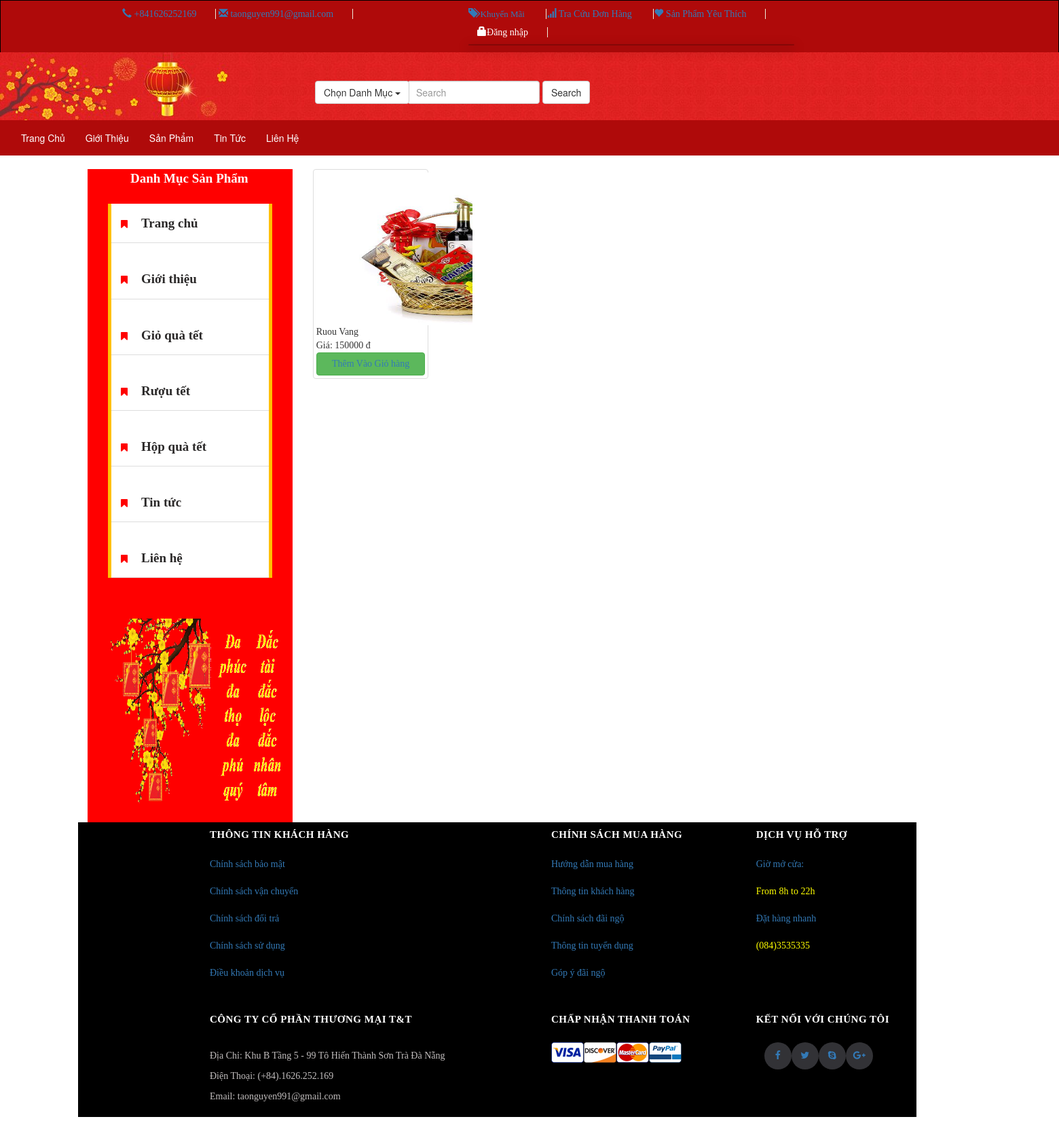
The page /sanphamPHP1.php on the database its author committed.
### tables this page shows
CREATE TABLE Product (
				Id INT NOT NULL PRIMARY KEY AUTO_INCREMENT,
                hinhanh Varchar(255) DEFAULT NULL,
				Product_Name VARCHAR(255) DEFAULT NULL,
				Price DOUBLE,
				Category_Id INT,
				Discription VARCHAR(255) DEFAULT NULL,
                Quantity INT,
			
				FOREIGN KEY (Category_Id)
					REFERENCES Category(Id)
			);

### sanphamPHP1.php (the view, shortened to what this page needs)
<!DOCTYPE html>
<html>
<head>
	<link rel="stylesheet" href="http://maxcdn.bootstrapcdn.com/bootstrap/3.2.0/css/bootstrap.min.css">
	<link rel="stylesheet" href="https://cdnjs.cloudflare.com/ajax/libs/font-awesome/4.7.0/css/font-awesome.min.css">
	<link rel="stylesheet" type="text/css" href="css/stylePHP2.css">
</head>
<body>
	<?php require_once ("header.php");?>
	<div class="menuproducts" style="padding-left: 100px;">
		<div class="container">
				<div class="row">
				<div class="col-md-3 " style="background-color: red;">
					<div class="menupageproduct">
						<div>
							<span>Danh Mục Sản Phẩm</span>
						</div>
						<div class="menucontent">
							<nav class="nav-category navbar-toggleable-md">
								<ul class="navbar-pills">
									<li class="nav-item "><a href="thunghiem.html" title=""><i class="fa fa-bookmark" aria-hidden="true"></i><span>Trang chủ</span></a></li>
									<li class="nav-item "><a href="giothieu.html" title=""><i class="fa fa-bookmark" aria-hidden="true"></i><span>Giới thiệu</span></a></li>
									<li class="nav-item "><a href="sanphamhtml.html" title=""><i class="fa fa-bookmark" aria-hidden="true"></i><span>Giỏ quà tết</span></a></li>
									<li class="nav-item "><a href="thunghiem.html" title=""><i class="fa fa-bookmark" aria-hidden="true"></i><span>Rượu tết</span></a></li>
									<li class="nav-item "><a href="sanphamhtml.html" title=""><i class="fa fa-bookmark" aria-hidden="true"></i><span>Hộp quà tết</span></a></li>
									<li class="nav-item "><a href="sanphamhtml.html" title=""><i class="fa fa-bookmark" aria-hidden="true"></i><span>Tin tức</span></a></li>
									<li class="nav-item "><a href="sanphamhtml.html" title=""><i class="fa fa-bookmark" aria-hidden="true"></i><span>Liên hệ</span></a></li>
								</ul>
							</nav>
						</div>
					</div>
					<div class="menucontent-image-an-khang">
						<img src="css/image/caudoi5.gif">
					</div>
				</div>
				<div class="col-md-9">
					<?php
								require_once 'connect.php';
								$sql = "SELECT * FROM Product";
								$result = mysqli_query($conn,$sql);
								while ($kq = mysqli_fetch_assoc($result)) {
									?>
									<div class="col-md-3 " >
										<div class="thumbnail">
											<div class="hover01 column">
												<figure>
													<img width="400" height="250" src= "<?php echo $kq['hinhanh']; ?>"  alt="Generic placeholder thumbnail"  >
												</figure>
											</div>
											<div class="products-name_Product" >
												<?php echo $kq['Product_Name']; ?>
											</div>
											<div class="price">
												Giá: <?php echo $kq['Price'].' đ'; ?>
											</div>
											<div >
												<button type="button" class="btn btn-success btn-block">
													<a href="addcart.php?id=1">Thêm Vào Giỏ hàng </a>
												</button>
											</div>
										</div>
									</div>
									<?php } ?>
				</div>
			</div>
</body>
				<footer>
					<?php require_once("footer.php"); ?>
				</footer>
			</body>
			</html>

### header.php (shortened to what this page needs)
<!DOCTYPE html>
<html>
<head>
	<link rel="stylesheet" href="http://maxcdn.bootstrapcdn.com/bootstrap/3.2.0/css/bootstrap.min.css">
	<link rel="stylesheet" type="text/css" href="css/stylePHP2.css">
	<link rel="stylesheet" href="https://cdnjs.cloudflare.com/ajax/libs/font-awesome/4.7.0/css/font-awesome.min.css">
</head>
<body>
	<header id="header" class="">
		<div class="fistheader">
			<div class="row">
					<div class=" style2 col-md-4 col-sm-4">
						<div class="location_header">
							<ul class="list1">
								<li><a href="" title="please call me">
									<i class="glyphicon	glyphicon glyphicon-earphone"></i>
								+841626252169</a>
								<a href="" title="">
									<i class="glyphicon glyphicon-envelope"></i>
									taonguyen991@gmail.com
								</a>
							</li>
						</ul>
					</div>
				</div>
				<div class="col-md-4 col-sm-4 ">
					<div class="header_right location_header">
						<ul class="list1">
							<li class="dropdown dropdwn-small">
								<a  href="" title="Account">
									<i class="glyphicon glyphicon glyphicon-tags"></i>
									<span class="font1">Khuyến Mãi</span>
								</a>
								<a href="" title="Pays">
									<i class="glyphicon glyphicon-signal"></i>
									Tra Cứu Đơn Hàng
								</a>
								<a href="" title="Pays">
									<i class="glyphicon glyphicon-heart"></i>
									Sản Phẩm Yêu Thích
								</a>
								<?php require_once("form_dn.php"); ?>
			<div class="seach" style="margin-top: -0.9px">
				<div class="dropdown combo">
					<button class="btn btn-default dropdown-toggle" type="button" id="menu1" data-toggle="dropdown">Chọn Danh Mục
						<span class="caret"></span></button>
					</div>
					<form class="navbar-form navbar-left search" role="search">
						<div class="form-group">
							<input type="text" class="form-control" placeholder="Search">
						</div>
						<button type="submit" class="btn btn-default">Search</button>
					</form>
				</div>
				<nav class="navbar navbar-inverse">
					<div class="container-fluid menu" >
						<ul class="nav navbar-nav " style="color: white" >
							<li><a  href="trangchu.php">Trang Chủ</a></li>
							<li><a  href="#">Giới Thiệu</a></li>
							<li><a  href="sanphamPHP.php">Sản Phẩm</a></li>
							<li><a  href="tintucPHP.php">Tin Tức </a></li>
							<li><a  href="lienhePHP.php">Liên Hệ</a></li>
						</ul>
					</div>
				</nav>

### form_dn.php (shortened to what this page needs)
<!DOCTYPE html>
<html>
<head>
    <link rel="stylesheet" href="https://maxcdn.bootstrapcdn.com/bootstrap/3.3.7/css/bootstrap.min.css">
</head>
<button type="button" class="btn btn-link button-login" id="myBtn"><span class="glyphicon glyphicon-lock" style="color: white;"></span><a href="#"  style="color: white;">Đăng nhập</a></button>
            <?php require_once("phandangki.php"); ?>
        </div>
        </html>

### phandangki.php (shortened to what this page needs)
<!DOCTYPE html>
<html>
<!DOCTYPE html>
<html>
<head>
	<link rel="stylesheet" href="http://maxcdn.bootstrapcdn.com/bootstrap/3.2.0/css/bootstrap.min.css">
	<link rel="stylesheet" type="text/css" href="css/stylePHP2.css">
	<link rel="stylesheet" href="https://cdnjs.cloudflare.com/ajax/libs/font-awesome/4.7.0/css/font-awesome.min.css">
</head>
<body>
      <div class="modal-content">
    </body>
    </html>

### footer.php (shortened to what this page needs)
<!DOCTYPE html>
<html>
<head>
	<link rel="stylesheet" href="http://maxcdn.bootstrapcdn.com/bootstrap/3.2.0/css/bootstrap.min.css">
	<link rel="stylesheet" type="text/css" href="css/stylePHP2.css">
	<link rel="stylesheet" href="https://cdnjs.cloudflare.com/ajax/libs/font-awesome/4.7.0/css/font-awesome.min.css">
</head>
<body>
	<footer>
		<div class="footermain">
		<div class="topfooter">
			<div class="container">
				<div class="row">
					<div class="footer">
						<div class="menu2">
							<div class="col-xs-12 col-sm-4 col-md-5 col-lg-5 ">
								<p class="title">Thông Tin Khách Hàng</p>
								<div class="line contact">
									<a href="">Chính sách bảo mật</a><br><br>
									<a href="">Chính sách vận chuyển</a><br><br>
									<a href="">Chính sách đổi trả</a><br><br>
									<a href="">Chính sách sử dụng</a><br><br>
									<a href="">Điều khoản dịch vụ</a><br><br>
								</div>
							</div>
							<div class="col-xs-12 col-sm-4 col-md-3 col-lg-3">
								<p class=" title">Chính sách Mua Hàng</p>
								<div class="line contact">
									<a href="">Hướng dẫn mua hàng</a><br><br>
									<a href="">Thông tin khách hàng</a><br><br>
									<a href="">Chính sách đãi ngộ</a><br><br>
									<a href="">Thông tin tuyển dụng</a><br><br>
									<a href="">Góp ý đãi ngộ</a><br><br>
								</div>
							</div>
							<div class="col-xs-12 col-sm-4 col-md-4 col-lg-4">
								<p class="title">Dịch Vụ Hỗ Trợ</p>
								<div class="line contact">
									<a href="">Giờ mở cửa:</a><br><br>
									<a href="" style="color: yellow;">From 8h to 22h</a><br><br>
									<a href="">Đặt hàng nhanh</a><br><br>
									<a href="" style="color: yellow;">(084)3535335</a><br><br>
								</div>
							</div>
							<div class="col-md-2"></div>
						</div>
					</div>
				</div>
			</div>
		</div>
		<br>
		<div class="bottom-footer">
			<div class="container">
				<div class="row">
					<div class="col-xs-12 col-sm-4 col-md-5 col-lg-5">
						<div class="footer-left">
							<div class="menu2">
								<h4 class="title">Công ty cổ phần thương mại T&#38;T</h4>
								<ul class="contact">
									<li class="line2">Địa Chỉ: Khu B Tầng 5 - 99 Tô Hiến Thành Sơn Trà Đà Nẵng</li>
									<li class="line2">Điện Thoại: (+84).1626.252.169</li>
									<li class="line2">Email: taonguyen991@gmail.com</li>
								</ul>
							</div>
						</div>
					</div>
					<div class="col-xs-12 col-sm-4 col-md-3 col-lg-3">
						<div class="menu2">
							<h4 class="title">Chấp nhận thanh toán</h4>
							<ul class="contact2 ">
								<li>
									<a href="#" title="Shop Giỏ Quà Việt"><img src="Image/visa.png"></a>
								</li>
								<li>
									<a href="#" title="Shop Giỏ Quà Việt"><img src="Image/t5.png"></a>
								</li>
								<li>
									<a href="#" title="Shop Giỏ Quà Việt"><img src="Image/t3.png"></a>
								</li>
								<li>
									<a href="#" title="Shop Giỏ Quà Việt"><img src="Image/t4.png"></a>
								</li>
							</ul>
						</div>
					</div>
					<div class="new">
						<div class="col-xs-12 col-sm-4 col-md-4 col-lg-4 ">
							<div class="menu2">
								<h4 class="title">Kết Nối Với Chúng Tôi</h4>
								<div class="a2">
									<ul class="contact2 follow_option">
										<li>
											<a href="#" title="Shop Giỏ Quà Việt"><i class="fa fa-facebook"></i></a>
										</li>
										<li>
											<a href="#" title="Shop Giỏ Quà Việt"><i class="fa fa-twitter"></i></a>
										</li>
										<li>
											<a href="#" title="Shop Giỏ Quà Việt"><i class="fa fa-skype"></i></a>
										</li>
										<li>
											<a href="#" title="Shop Giỏ Quà Việt"><i class="fa fa-google-plus"></i></a>
										</li>
									</ul>
								</div>
							</div>
						</div>
					</div>
				</div>
			</div>
		</div>
		</div>
	</footer>
</body>
</html>

### css/stylePHP2.css (style rules this page uses)
.container { width: 1265px; }
.menu { background-color: #af0a0a; }
.menu ul li a { color: white; }
* { -moz-box-sizing: border-box; box-sizing: border-box; margin: 0; padding: 0; }
.fistheader { box-sizing: border-box; border-bottom: 1px solid #e9e9e9; padding-top: 10px; background: #af0a0a; border:1px solid black; }
.dropdown { position: relative; }
.list1 { list-style: none; }
.style2 { margin-left: 150px; }
.location_header ul li a { border-right: 1px solid #EFEDDB; padding-right: 28px; }
.font1 { font-size: 13px; }
.seach { background: url(image/background.jpg); height: 100px; }
.search { padding-left: 600px; }
.combo { position: relative; left:464px; top: 42px; }
.navbar-inverse .navbar-nav>li>a { color: white; }
.navbar-inverse { border-radius: 0px; border-color: #af0a0a; }
.title { font-size: 15px; font-weight: bold; display: block; }
.nav { padding-left: 0; margin-bottom: 0; list-style: none; }
ol, ul { margin-top: 0; margin-bottom: 10px; }
.row { margin-right: 14px; margin-left: 14px; }
.col-md-9 { width: 69%; margin-left: auto; }
.footermain { background-color: black; padding-left: 150px; }
.footer-left { margin-bottom: 20px; border-top: 2px #CEC5C5; }
.menu2 .title { margin: 0; line-height: normal; letter-spacing: 0.5px; text-transform: uppercase; font-weight: bold; margin-bottom: 10px; margin-top: 10px; color: #fff; }
.contact { list-style-type: none; color: #C2BEBE; padding-top: 15px; display: inherit; }
.line2 { padding-top: 10px; }
.contact2 { list-style-type: none; color: #C2BEBE; padding-top: 15px; display: block; display: -webkit-box; }
.follow_option li a { display: inline-block; width: 40px; height: 40px; background-color: #323236; text-align: center; line-height: 40px; border-radius: 50%; text-decoration: none; }
.a2 { padding-left: 12px; padding-bottom: 12px; }
.row { margin: 0px; padding: 0px; font-family: RobotoSlab; }
.menuproducts { float: left; margin-bottom: 30px; }
.menupageproduct { margin: auto; }
.menupageproduct span { text-align: center; color: white; font-size: 19px; font-weight: bold; padding-left: 48px; padding-top: 20px; margin-top: 50px; padding-top: 50px; }
.menucontent { margin-top: 0; padding-right: 15px; padding-left: 15px; }
.menucontent .nav-category { border-right: 5px solid #ffc000; border-left: 5px solid #ffc000; border-top: 0; }
.menucontent .nav-category ul { list-style: none; }
.menucontent .nav-category .navbar-pills { padding: 0; background: #fff; z-index: 999; }
.menucontent .nav-item { position: relative; clear: left; padding: 15px 0; margin-top: 24px; border-bottom: solid 1px #ddd; }
.menucontent .nav-item .fa-bookmark { color: red; margin-left: 14px; }
.menucontent .navbar-pills .nav-item span { color: #2B2929; padding-left: 20px; }
.menucontent-image-an-khang img { width: 280px; margin left: 150px; height: 350px; padding-top: 50px; }
.hover01 figure img { -webkit-transform: scale(1); transform: scale(1); -webkit-transition: .3s ease-in-out; transition: .3s ease-in-out; }
.column { margin: 0px 0px 0; padding: 0; }
.column::after { content: ''; clear: both; display: block; }
figure { width: 230px; height: 225px; margin: 0; padding: 0; padding-left: 10px; background: #fff; overflow: hidden; }

### rows shown on the page
product: hinhanh (picture), Product_Name "Ruou Vang", Price "150000"
